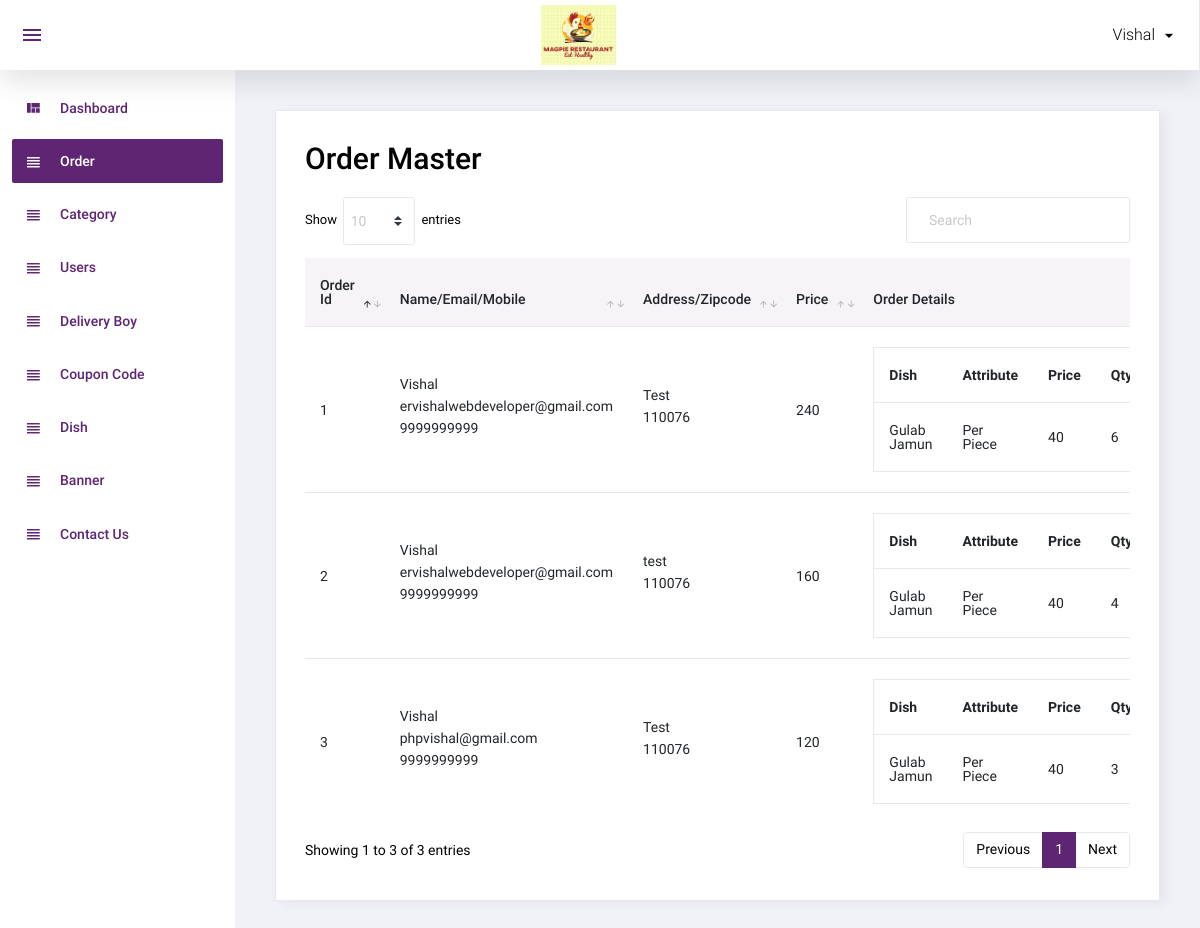
Page /admin/order.php (signed in) on the committed database.
### tables this page shows
CREATE TABLE `order_master` (
  `id` int(11) NOT NULL,
  `user_id` int(11) NOT NULL,
  `name` varchar(50) NOT NULL,
  `email` varchar(50) NOT NULL,
  `mobile` varchar(50) NOT NULL,
  `address` text NOT NULL,
  `total_price` float NOT NULL,
  `coupon_code` varchar(20) NOT NULL,
  `final_price` float NOT NULL,
  `zipcode` varchar(10) NOT NULL,
  `delivery_boy_id` int(11) NOT NULL,
  `payment_status` varchar(20) NOT NULL,
  `payment_type` varchar(10) NOT NULL,
  `payment_id` varchar(100) NOT NULL,
  `order_status` int(11) NOT NULL,
  `cancel_by` enum('user','admin') NOT NULL,
  `cancel_at` datetime NOT NULL,
  `added_on` datetime NOT NULL,
  `delivered_on` datetime NOT NULL
);

CREATE TABLE `order_detail` (
  `id` int(11) NOT NULL,
  `order_id` int(11) NOT NULL,
  `dish_details_id` int(11) NOT NULL,
  `price` float NOT NULL,
  `qty` int(11) NOT NULL
);

CREATE TABLE `dish` (
  `id` int(11) NOT NULL,
  `category_id` int(11) NOT NULL,
  `dish` varchar(100) NOT NULL,
  `dish_detail` text NOT NULL,
  `image` varchar(100) NOT NULL,
  `type` enum('veg','non-veg') NOT NULL,
  `status` int(11) NOT NULL,
  `added_on` datetime NOT NULL
);

CREATE TABLE `dish_details` (
  `id` int(11) NOT NULL,
  `dish_id` int(11) NOT NULL,
  `attribute` varchar(100) NOT NULL,
  `price` int(11) NOT NULL,
  `status` int(11) NOT NULL,
  `added_on` datetime NOT NULL
);

### function.inc.php (called while the page is built, shortened)
<?php
function getOrderDetails($oid)
{
  global $con;
  $sql = "select order_detail.price,order_detail.qty,dish_details.attribute,dish.dish
	from order_detail,dish_details,dish
	WHERE
	order_detail.order_id=$oid AND
	order_detail.dish_details_id=dish_details.id AND
	dish_details.dish_id=dish.id";
  $data = array();
  $res = mysqli_query($con, $sql);
  while ($row = mysqli_fetch_assoc($res)) {
    $data[] = $row;
  }
  return $data;
}

### admin/order.php (the view, shortened to what this page needs)
<?php
include('top.php');
$sql = "select order_master.*,order_status.order_status as order_status_str from order_master,order_status where order_master.order_status=order_status.id order by order_master.id desc";
$res = mysqli_query($con, $sql);
?>
<div class="card">
	<div class="card-body">
		<h1 class="grid_title">Order Master</h1>
		<div class="row grid_box">
			<div class="col-12">
				<div class="table-responsive">
					<table id="order-listing" class="table">
						<thead>
							<tr>
								<th width="5%">Order Id</th>
								<th width="20%">Name/Email/Mobile</th>
								<th width="20%">Address/Zipcode</th>
								<th width="5%">Price</th>
								<th width="10%">Order Details</th>
							</tr>
						</thead>
						<tbody>
							<?php if (mysqli_num_rows($res) > 0) {
								while ($row = mysqli_fetch_assoc($res)) {
							?>
									<tr>
										<td><?php echo $row['id'] ?></td>
										<td>
											<p><?php echo $row['name'] ?></p>
											<p><?php echo $row['email'] ?></p>
											<p><?php echo $row['mobile'] ?></p>
										<td>
											<p><?php echo $row['address'] ?></p>
											<p><?php echo $row['zipcode'] ?></p>
										</td>
										<td><?php echo $row['total_price'] ?></td>
										<td>
											<table style="border:1px solid #e9e8ef;">
												<tr>
													<th>Dish</th>
													<th>Attribute</th>
													<th>Price</th>
													<th>Qty</th>
												</tr>
												<?php
												$getOrderDetails = getOrderDetails($row['id']);
												foreach ($getOrderDetails as $list) {
												?>
													<tr>
														<td><?php echo $list['dish'] ?></td>
														<td><?php echo $list['attribute'] ?></td>
														<td><?php echo $list['price'] ?></td>
														<td><?php echo $list['qty'] ?></td>
													</tr>
												<?php
												}
												?>
											</table>
										</td>
									</tr>
								<?php
								}
							} else { ?>
								<tr>
									<td colspan="5">No data found</td>
								</tr>
							<?php } ?>
						</tbody>
					</table>
				</div>
			</div>
		</div>
	</div>
</div>
<?php include('footer.php'); ?>

### admin/top.php (shortened to what this page needs)
<?php
include('../database.inc.php');
include('../function.inc.php');
?>
<!DOCTYPE html>
<html lang="en">
<head>
  <link rel="stylesheet" href="assets/css/materialdesignicons.min.css">
  <link rel="stylesheet" href="assets/css/vendor.bundle.base.css">
  <link rel="stylesheet" href="assets/css/dataTables.bootstrap4.css">
  <link rel="stylesheet" href="assets/css/bootstrap-datepicker.min.css">
  <link rel="stylesheet" href="assets/css/style.css">
</head>
<body class="sidebar-light">
  <div class="container-scroller">
    <nav class="navbar col-lg-12 col-12 p-0 fixed-top d-flex flex-row">
      <div class="navbar-menu-wrapper d-flex align-items-stretch justify-content-between">
        <ul class="navbar-nav mr-lg-2 d-none d-lg-flex">
          <li class="nav-item nav-toggler-item">
            <button class="navbar-toggler align-self-center" type="button" data-toggle="minimize">
              <span class="mdi mdi-menu"></span>
            </button>
          </li>
        </ul>
        <div class="text-center navbar-brand-wrapper d-flex align-items-center justify-content-center">
          <a class="navbar-brand brand-logo" href="index.php"><img src="assets/images/logo2.png" alt="logo" /></a>
        </div>
        <ul class="navbar-nav navbar-nav-right">
          <li class="nav-item nav-profile dropdown">
            <a class="nav-link dropdown-toggle" href="#" data-toggle="dropdown" id="profileDropdown">
              <span class="nav-profile-name"><?php echo $_SESSION['ADMIN_USER'] ?></span>
            </a>
          </li>
        </ul>
      </div>
    </nav>
    <div class="container-fluid page-body-wrapper">
      <nav class="sidebar sidebar-offcanvas" id="sidebar">
        <ul class="nav">
          <li class="nav-item">
            <a class="nav-link" href="index.php">
              <i class="mdi mdi-view-quilt menu-icon"></i>
              <span class="menu-title">Dashboard</span>
            </a>
          </li>
          <li class="nav-item">
            <a class="nav-link" href="order.php">
              <i class="mdi mdi-view-headline menu-icon"></i>
              <span class="menu-title">Order</span>
            </a>
          </li>
          <li class="nav-item">
            <a class="nav-link" href="category.php">
              <i class="mdi mdi-view-headline menu-icon"></i>
              <span class="menu-title">Category</span>
            </a>
          </li>
          <li class="nav-item">
            <a class="nav-link" href="user.php">
              <i class="mdi mdi-view-headline menu-icon "></i>
              <span class="menu-title">Users</span>
            </a>
          </li>
          <li class="nav-item">
            <a class="nav-link" href="delivery_boy.php">
              <i class="mdi mdi-view-headline menu-icon"></i>
              <span class="menu-title">Delivery Boy</span>
            </a>
          </li>
          <li class="nav-item">
            <a class="nav-link" href="coupon_code.php">
              <i class="mdi mdi-view-headline menu-icon"></i>
              <span class="menu-title">Coupon Code</span>
            </a>
          </li>
          <li class="nav-item">
            <a class="nav-link" href="dish.php">
              <i class="mdi mdi-view-headline menu-icon"></i>
              <span class="menu-title">Dish</span>
            </a>
          </li>
          <li class="nav-item">
            <a class="nav-link" href="banner.php">
              <i class="mdi mdi-view-headline menu-icon"></i>
              <span class="menu-title">Banner</span>
            </a>
          </li>
          <li class="nav-item">
            <a class="nav-link" href="contact_us.php">
              <i class="mdi mdi-view-headline menu-icon"></i>
              <span class="menu-title">Contact Us</span>
            </a>
          </li>
        </ul>
      </nav>
      <div class="main-panel">
        <div class="content-wrapper">

### admin/footer.php (shortened to what this page needs)
</div>
</div>
</div>
</div>
</body>
</html>

### rows in the picture
order_master: id "3", name "Vishal", email "phpvishal@gmail.com", mobile "9999999999", address "Test", zipcode "110076", total_price "120"
order_detail: dish.dish "Gulab Jamun", dish_details.attribute "Per Piece", price "40", qty "3"
order_master: id "2", name "Vishal", email "ervishalwebdeveloper@gmail.com", mobile "9999999999", address "test", zipcode "110076", total_price "160"
order_detail: dish.dish "Gulab Jamun", dish_details.attribute "Per Piece", price "40", qty "4"
order_master: id "1", name "Vishal", email "ervishalwebdeveloper@gmail.com", mobile "9999999999", address "Test", zipcode "110076", total_price "240"
order_detail: dish.dish "Gulab Jamun", dish_details.attribute "Per Piece", price "40", qty "6"

### other values in the picture
$_SESSION['ADMIN_USER'] "Vishal"
